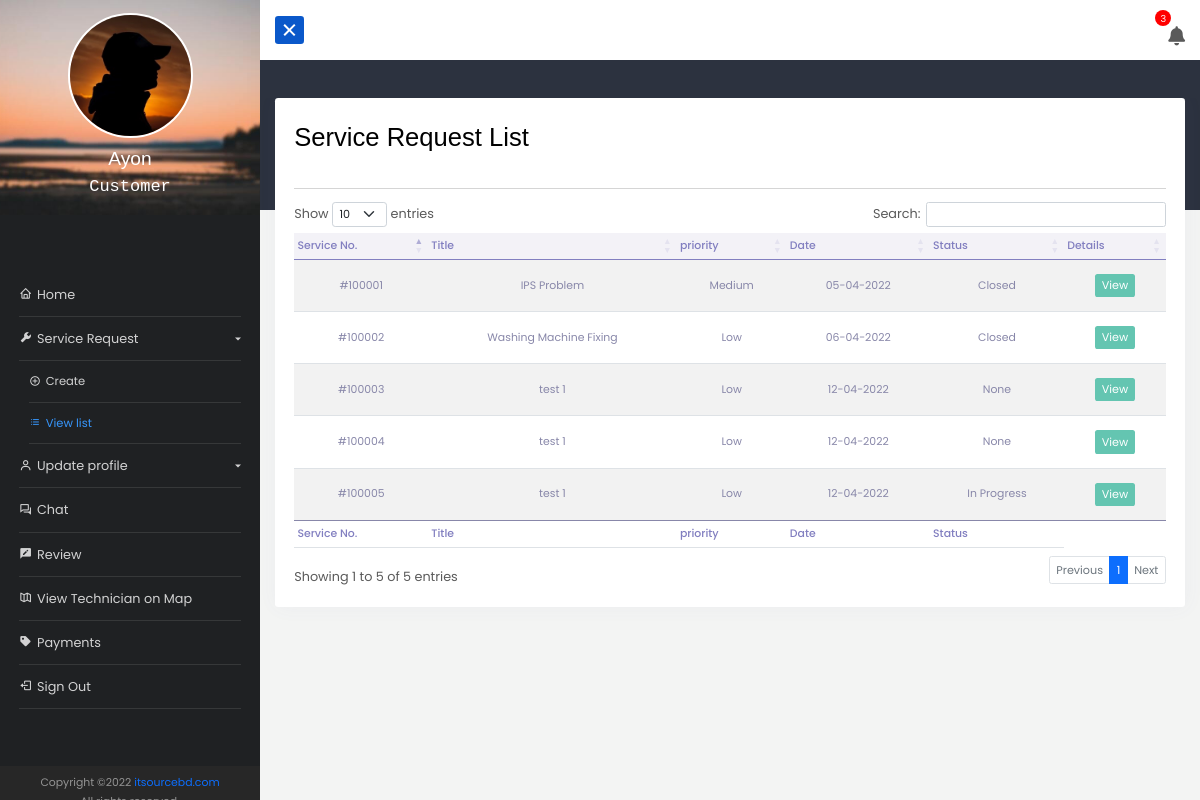
Screenshot of /dashboard/service_request_list/ (signed in) with the database file from the repository.
### app_dashboard/models.py (models this page shows, shortened)
class UserRegistration(models.Model):
    registrationType = (
        ('','Please Select'),
        ('Residential', 'Residential'),
        ('Commercial', 'Commercial'),
        ('Other', 'Other')
    )
    roleType = (
        ('customer', 'customer'),
        ('admin', 'admin'),
        ('technician', 'technician'),
    )
    user = models.OneToOneField(User, on_delete =models.CASCADE, null=True)
    reg_no = models.BigIntegerField(null=True)
    name = models.CharField(max_length=122, null=True)
    email = models.EmailField(max_length=122, null=True , blank=True)
    phone = models.CharField(max_length=122, null=True)
    other_phone = models.CharField(max_length=122, null=True, blank=True)
    registration_type = models.CharField(max_length=122, choices = registrationType ,null=True, blank=True)
    role = models.CharField(max_length=122, choices = roleType ,null=True, default=roleType[0][0])
    business_name = models.CharField(max_length=122, null=True, blank=True)
    country = models.CharField(max_length=122, null=True, blank=True)
    division = models.CharField(max_length=122, null=True, blank=True)
    district = models.CharField(max_length=122, null=True, blank=True)
    upazila = models.CharField(max_length=122, null=True, blank=True)
    post_office_or_union = models.CharField(max_length=122, null=True, blank=True)
    house_info = models.CharField(max_length=122, null=True, blank=True)
    location = models.CharField(max_length=999, null=True, blank=True)
    nid = models.CharField(max_length=122, null=True, blank=True)
    picture = models.ImageField(upload_to= 'image', null=True, blank=True)
    active = models.BooleanField(default=False,null=True)
    tech_percentage = models.FloatField(default=0)
    date = models.DateField(auto_now_add=True)

class ServiceRequest(models.Model):
    priority_choice  = (
        ('High', 'High'),
        ('Medium', 'Medium'),
        ('Low', 'Low'),
    )
    STATUS_CHOICE = (
        ('New','New'),
        ('Waitting on Customer','Waitting on Customer'),
        ('In Progress','In Progress'),
        ('Fixed','Fixed'),
        ('Closed','Closed'),
        ('Cancelled','Cancelled'),
    )
    service_category = models.ForeignKey(ServiceCategory, on_delete=models.SET_NULL, null=True)
    customer = models.ForeignKey(User, on_delete=models.CASCADE, null=True)
    technician = models.ForeignKey(UserRegistration, on_delete=models.SET_NULL, null=True,related_name='technician')
    servicereq_no = models.CharField(max_length=122, null=True)
    title = models.CharField(max_length=250, null=True)
    details = models.TextField(max_length=1000, null=True)
    files = models.FileField(upload_to= 'service_file', null=True, blank=True)
    priority = models.CharField(max_length=122, choices=priority_choice, null=True)
    created_at = models.DateField(auto_now_add=True)
    status =  models.CharField(max_length=122, choices=STATUS_CHOICE, null=True,blank=True,default='new')
    assigned = models.BooleanField(default=False)

### app_dashboard/decorators.py (the view)
    def wrap(request, *args, **kwargs):
        if request.user.userregistration.role == 'customer':
            return function(request, *args, **kwargs)
        else:
            return redirect('dashboard')

### app_dashboard/forms.py
class InvoiceForm(forms.ModelForm):
    class Meta:
        model = Invoice
        fields = ['details', 'equip_charge', 'files']
        widgets = {
                'details': forms.Textarea(attrs={'class': 'input--style-5', 'rows': '4', 'placeholder': 'Write about equivment/parts details...'}),
                'equip_charge': forms.NumberInput(attrs={'class': 'input--style-5', 'placeholder': 'Enter equipment/parts charge...'}),
                'files': forms.FileInput(attrs={'accept': '.pdf, .jpg, .jpeg, .png, .doc, .docx, .xls, .xlsx, .txt'}),
            }

### app_dashboard/custom_context_processor.py (called while the page is built)
def invoiceform(request):
    form = InvoiceForm()
    context = {
        'invoiceform':form,
    }
    return context

def get_mdod(request):
    month_fday,month_lday = get_months()
    monthlyDue=0
    totalDue=0
    invoiceListforMonth = Invoice.objects.filter(created_at__range=[month_fday,month_lday])
    for i in invoiceListforMonth:
        if i.status == 'Unpaid':
            monthlyDue += float(i.getTotalCharge())
    invoiceList = Invoice.objects.filter()
    for i in invoiceList:
        if i.status == 'Unpaid':
            totalDue += float(i.getTotalCharge())
    context={
        'overAllDue': totalDue,
        'monthlyDue': monthlyDue
    }
    return context

### app_dashboard/models.py (called while the page is built)
    def getTotalCharge(self):
        cost = 0
        if self.service.priority == 'High':
            cost = self.service.service_category.cost*2
        elif self.service.priority == 'Medium':
            cost = self.service.service_category.cost*1.5
        else:
            cost = self.service.service_category.cost
        return f'{self.equip_charge + cost}'

### app_dashboard/templatetags/customtags.py (called while the page is built)
@register.filter
def uppercon(value):
    if value == 'new':
        return 'New'
    elif value == 'in_progress':
        return 'In Progress'
    elif value == 'waittingoncustomer':
        return 'Waitting on Customer'
    elif value == 'fixed':
        return 'Fixed'
    elif value == 'closed':
        return 'Closed'
    elif value == 'cancelled':
        return 'Cancelled'
    else:
        return value

### app_dashboard/utils.py (called while the page is built)
def get_months():
    date_today = datetime.today()
    month_fday = date_today.replace(day=1, hour=0, minute=0, second=0, microsecond=0)
    next_month = date_today.replace(day=28) + timedelta(days=4)
    month_lday = next_month - timedelta(days = next_month.day)
    return month_fday,month_lday

### templates/app_dashboard/customer/service_request_list.html (shortened to what this page needs)
{% extends 'app_dashboard/base.html' %}
{% load static %}
{% load customtags %}
{% block content %}
<div class="w-100 container-fluid mt-5">
    <div class="card p-4 table-responsive">
        <h2 class="mb-4">Service Request List</h2>
        <hr>
        <table id="table_data" class="table table-sm table-striped w-100 text-center">
            <thead class="">
                <tr>
                    <th>Service No.</th>
                    <th>Title</th>
                    <th>priority</th>
                    <th>Date</th>
                    <th>Status</th>
                    <th>Details</th>
                </tr>
            </thead>
            <tbody>
                {% for list in service_list %}
                <tr>
                    <td>{{ list.servicereq_no }}</td>
                    <td>{{ list.title }}</td>
                    <td>{{ list.priority }}</td>
                    <td>{{ list.created_at|date:"d-m-Y" }}</td>
                    <td>{{ list.status|uppercon }}</td>
                    <td><a href="{% url 'details_service' pk=list.id %}" class="btn btn-success btn-sm">View</a></td>
                </tr>
                {% endfor %}
            <tfoot>
                <tr>
                    <th>Service No.</th>
                    <th>Title</th>
                    <th>priority</th>
                    <th>Date</th>
                    <th>Status</th>
                </tr>
            </tfoot>
        </table>
    </div>
</div>
{% endblock content %}

### templates/app_dashboard/base.html (shortened to what this page needs)
{% load static %}
<!doctype html>
<html lang="en">
<head>
    <link href="https://cdn.jsdelivr.net/npm/bootstrap@5.0.2/dist/css/bootstrap.min.css" rel="stylesheet"
>
    <link rel="stylesheet" href="https://cdnjs.cloudflare.com/ajax/libs/font-awesome/5.15.3/css/all.min.css" />
    <link href="{% static 'vendor/mdi-font/css/material-design-iconic-font.min.css' %}" rel="stylesheet" media="all">
    <link href='https://unpkg.com/boxicons@2.0.7/css/boxicons.min.css' rel='stylesheet'>
    <link href="{% static 'vendor/select2/select2.min.css' %}" rel="stylesheet" media="all">
    <link href="{% static 'vendor/datepicker/daterangepicker.css' %}" rel="stylesheet" media="all">
    <link rel="stylesheet" href="https://cdn.datatables.net/1.10.25/css/dataTables.bootstrap5.min.css">
    <link rel="stylesheet" href="https://cdn.jsdelivr.net/npm/sweetalert2@11.4.4/dist/sweetalert2.min.css">
    <link href='https://api.mapbox.com/mapbox-gl-js/v1.11.0/mapbox-gl.css' rel='stylesheet' />
    <link rel='stylesheet'
        href='https://api.mapbox.com/mapbox-gl-js/plugins/mapbox-gl-geocoder/v4.7.0/mapbox-gl-geocoder.css'
        type='text/css' />
    <link href="//cdn.jsdelivr.net/npm/featherlight@1.7.14/release/featherlight.min.css" type="text/css"
        rel="stylesheet" />
    <link rel="stylesheet" href="{% static 'app_dashboard/css/style.css' %}">
    <link rel="stylesheet" href="{% static 'app_dashboard/css/chat.css' %}">
    <link rel="stylesheet" href="{% static 'app_dashboard/css/buttons.css' %}">
</head>
<body>
    {% with request.user.userregistration.role as userRole %}
    <div class="wrapper d-flex align-items-stretch">
        <nav id="sidebar">
            <div class="w-100">
                <a href="#" class="img logo mb-5"><img
                        src="{% if request.user.userregistration.picture %}{{ request.user.userregistration.picture.url }}{% else %}{% static 'images/bg-img-2.jpg' %}{% endif %}"
                        alt="">
                    <h4>{{request.user.userregistration.name|title}}</h4>
                    <span class="mb-3">{{userRole|title}}</span>
                </a>
                <ul class="list-unstyled components mb-5 p-4">
                    {% url 'dashboard' as dashboardV %}
                    <li class="{% if request.path == dashboardV %}active{% endif %}">
                        <a href="{% url 'dashboard' %}"><i class='bx bx-home'></i>Home</a>
                    </li>
                    {% if userRole == 'customer' %}
                    <li>
                        {% url 'create_service' as create_service_requestV %}
                        {% url 'service_request_list' as service_request_listV %}
                        <a href="#serviceReqSubmenu" data-bs-toggle="collapse" aria-expanded="false"
                            class="dropdown-toggle"><i class='bx bxs-wrench'></i>Service Request</a>
                        <ul class="collapse list-unstyled {% if request.path == create_service_requestV or request.path == service_request_listV %}show {% endif %}"
                            id="serviceReqSubmenu">
                            <li class="{% if request.path == create_service_requestV %}active{% endif %}">
                                <a href="{{create_service_requestV}}"><i
                                        class='bx bx-plus-circle bx-flashing'></i>Create</a>
                            </li>
                            <li class="{% if request.path == service_request_listV %}active{% endif %}">
                                <a href="{{service_request_listV}}"><i class='bx bx-list-ul bx-tada'></i>View list</a>
                            </li>
                        </ul>
                    </li>
                    {% endif %}
                    <li>
                        {% url 'updateProfile' pk=request.user.userregistration.id as updateProfileV %}
                        {% url 'changePassword' as changePasswordV %}
                        <a href="#updateSubmenu" data-bs-toggle="collapse" aria-expanded="false"
                            class="dropdown-toggle"><i class='bx bx-user'></i>Update profile</a>
                    </li>
                    {% url 'chat' as chatV %}
                    <li class="{% if request.path == chatV %}active{% endif %}">
                        <a href="{% url 'chat' %}"><i class='bx bx-conversation'></i>Chat</a>
                    </li>
                    {% if userRole == 'customer' %}
                    {% url 'customer_review' as customer_reviewV %}
                    <li class="{% if request.path == customer_reviewV %}active{% endif %}">
                        <a href="{{customer_reviewV}}"><i class='bx bxs-comment-edit'></i>Review</a>
                    </li>
                    {% url 'techmap' as techmapV %}
                    <li class="{% if request.path == techmapV %}active{% endif %}">
                        <a href="{{techmapV}}"><i class='bx bx-map-alt'></i></i>View Technician on Map</a>
                    </li>
                    {% endif %}
                    {% if userRole == 'customer' %}
                    {% url 'customerPayments' as customerPaymentsV %}
                    <li class="{% if request.path == customerPaymentsV %}active{% endif %}">
                        <a href="{{customerPaymentsV}}"><i class='bx bxs-purchase-tag'></i></i>Payments</a>
                    </li>
                    {% endif %}
                    <li>
                        <a id="logout" style="cursor: pointer;"><i class='bx bx-log-out'></i>Sign Out</a>
                    </li>
                </ul>
            </div>
            <div class="footer px-3 py-2">
                <p>
                    Copyright &copy; <a href="https://www.itsourcebd.com/" target="_blank">itsourcebd.com</a> <br> All rights
                </p>
            </div>
        </nav>
        <div id="content" class="">
            <div class="main-content-navbar">
                <nav class="navbar navbar-expand-lg navbar-light bg-light">
                    <button type="button" id="sidebarCollapse" class="btn btn-primary active">
                        <div class="hamtime">
                            <div class="bar"></div>
                        </div>
                    </button>
                    <div class="icon" id="bell"><span id="nCount">12</span> <i class="fas fa-bell"></i>
                    </div>
                </nav>
            </div>
            <div class="main-content-body pb-5">
                {% block content %}
                {% endblock content %}
            </div>
        </div>
    </div>
    {% endwith%}
</body>
</html>

### static/app_dashboard/css/chat.css (style rules this page uses)
a, a:hover, a:active, a:focus { text-decoration: none; outline: 0; }

### static/app_dashboard/css/buttons.css (style rules this page uses)
.btn { border: none; }
.btn-primary { background-color: #3f6ad8; }
.btn-success { background-color: #64c5b1 !important; color: #fff; }

### rows the page displays
UserRegistration: role "Customer"
ServiceRequest: servicereq_no "#100001", title "IPS Problem", priority "Medium", created_at "05-04-2022", status "Closed"
ServiceRequest: servicereq_no "#100002", title "Washing Machine Fixing", priority "Low", created_at "06-04-2022", status "Closed"
ServiceRequest: servicereq_no "#100003", title "test 1", priority "Low", created_at "12-04-2022", status "None"
ServiceRequest: servicereq_no "#100004", title "test 1", priority "Low", created_at "12-04-2022", status "None"
ServiceRequest: servicereq_no "#100005", title "test 1", priority "Low", created_at "12-04-2022", status "In Progress"

### other values shown
{{ request.user.userregistration.name|title }} "Ayon"
